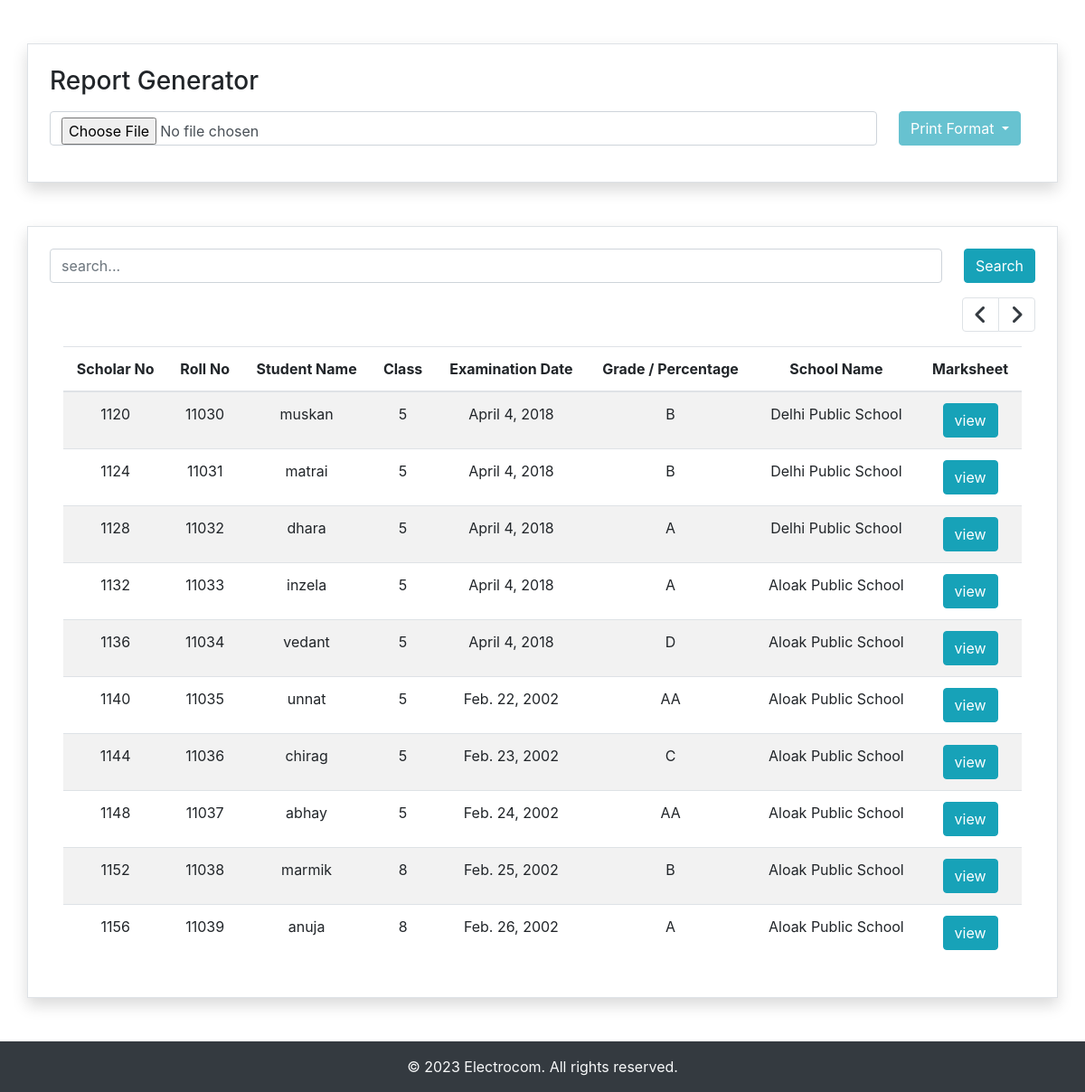
/?page=4, run on the app's committed database.
### app/models.py (models this page shows, shortened)
class Marksheet(models.Model):
    id = models.AutoField(primary_key=True, editable=False)
    student = models.ForeignKey(StudentDetail, on_delete=models.CASCADE)
    marks = models.ForeignKey(StudentMark, on_delete=models.CASCADE)
    marksheet_id = models.CharField(max_length=20, default="")
    total_grade = models.CharField(max_length=3, default="")
    examination_date = models.DateField()
    result = models.CharField(max_length=10, default="")
    shreni = models.CharField(max_length=10, default="")
    percentage = models.CharField(max_length=10, default="")
    report_card = models.FileField(upload_to='pdf_files/', max_length=255, default=None, null=True)

class StudentDetail(models.Model):
    id = models.AutoField(primary_key=True, editable=False)
    school = models.ForeignKey(SchoolDetail, on_delete=models.CASCADE)
    scholar_no = models.CharField(max_length=20)
    roll_no = models.CharField(max_length=100)
    student_name = models.CharField(max_length=100)
    father_name = models.CharField(max_length=100)
    mother_name = models.CharField(max_length=100)
    dob = models.DateField()
    student_class = models.CharField(max_length=10)
    swayam_pathi = models.CharField(max_length=10, default="")

class SchoolDetail(models.Model):
    id = models.AutoField(primary_key=True, editable=False)
    school_name = models.CharField(max_length=255)
    district = models.CharField(max_length=255)
    block = models.CharField(max_length=255)
    examination_center_code = models.CharField(max_length=15)
    school_dice_code = models.CharField(max_length=255)      # dice code

### app/views.py (the view, shortened to what this page needs)
# urls.py: path('', views.index, name="index"),
def index(request):
    all_marksheets = Marksheet.objects.all()
    paginator = Paginator(all_marksheets, 10)
    page_number = request.GET.get("page")
    data = paginator.get_page(page_number)
    params = {'details': data}
    return render(request, "index.html", params)

### templates/index.html (shortened to what this page needs)
{% extends 'base.html' %}
{% block content %}
    <div class="container mt-5 p-4 shadow border">
        <h3>Report Generator</h3>
        <form  method="post" enctype="multipart/form-data">
            <div class="d-flex align-items-center my-3">
                <input class="form-control w-100 mr-4" type="file" name="csv_file" id="csv_file" accept=".csv">
                <div class="dropdown mr-3">
                    <button id="dropdown-button" class="btn btn-info dropdown-toggle" type="button" data-toggle="dropdown"> Print Format </button>
                </div>
            </div>
        </form>
    </div>
    {% if details %}
    <div class="container my-5 p-4 shadow border">
        <div class="row">
            <div class="col-md-12">
                <form action="{% url 'app:search' %}" method="get">
                    <div class="d-flex">
                        <input class="input-sm form-control mr-4 " type="text" name="search" id="search" placeholder="search...">
                        <button class="btn btn-info" type="submit">Search</button>
                    </div>
                </form>
                <div class="d-flex justify-content-end mt-3">
                    <div>
                        <ul class="pagination">
                        {% if details.has_previous %}
                            <li class="page-item"> <a class="page-link text-dark" href="/?page={{details.previous_page_number}}" tabindex="-1"><i class="fa-solid fa-angle-left fa-xl"></i></a> </li>
                        {% endif %}
                        {% if details.has_next %}
                        <li class="page-item"> <a class="page-link text-dark" href="/?page={{ details.next_page_number }}"><i class="fa-solid fa-angle-right fa-xl"></i></a> </li>
                        {% endif %}
                        </ul>
                    </div>
                </div>
                <div class="container">
                    <table class="table table-striped">
                        {% if details %}
                            <thead class="text-center">
                                <tr>
                                    <th>Scholar No</th>
                                    <th>Roll No</th>
                                    <th>Student Name</th>
                                    <th>Class</th>
                                    <th>Examination Date</th>
                                    <th>Grade / Percentage</th>
                                    <th>School Name</th>
                                    <th>Marksheet</th>
                                </tr>
                            </thead>
                        {% endif %}
                        <tbody class="text-center">
                            {% for row in details %}
                                <tr>
                                    <td>{{ row.student.scholar_no }}</td>
                                    <td>{{ row.student.roll_no }}</td>
                                    <td>{{ row.student.student_name }}</td>
                                    <td>{{ row.student.student_class }}</td>
                                    <td>{{ row.examination_date }}</td>
                                    {% if row.total_grade %}
                                        <td>{{ row.total_grade }}</td>
                                    {% else %}
                                        <td>{{ row.percentage }}</td>
                                    {% endif %}
                                    <td>{{ row.student.school.school_name }}</td>
                                    <td><a class="btn btn-info" href="{{row.report_card.url}}" target="_blank">view</a></td>
                                </tr>
                            {% endfor %}
                        </tbody>
                    </table>
                </div>
            </div>
        </div>
    </div>
    {% endif %}
    <footer class="bg-dark text-light py-3" style="margin-top: auto;">
        <div class="container text-center">
          <p class="m-0">&copy; <span id="year"></span> Electrocom. All rights reserved.</p>
        </div>
      </footer>
{% endblock %}

### data on the page
Marksheet: student.scholar_no "1120", student.roll_no "11030", student.student_name "muskan", student.student_class "5", examination_date "April 4, 2018", total_grade "B", student.school.school_name "Delhi Public School"
Marksheet: student.scholar_no "1124", student.roll_no "11031", student.student_name "matrai", student.student_class "5", examination_date "April 4, 2018", total_grade "B", student.school.school_name "Delhi Public School"
Marksheet: student.scholar_no "1128", student.roll_no "11032", student.student_name "dhara", student.student_class "5", examination_date "April 4, 2018", total_grade "A", student.school.school_name "Delhi Public School"
Marksheet: student.scholar_no "1132", student.roll_no "11033", student.student_name "inzela", student.student_class "5", examination_date "April 4, 2018", total_grade "A", student.school.school_name "Aloak Public School"
Marksheet: student.scholar_no "1136", student.roll_no "11034", student.student_name "vedant", student.student_class "5", examination_date "April 4, 2018", total_grade "D", student.school.school_name "Aloak Public School"
Marksheet: student.scholar_no "1140", student.roll_no "11035", student.student_name "unnat", student.student_class "5", examination_date "Feb. 22, 2002", total_grade "AA", student.school.school_name "Aloak Public School"
Marksheet: student.scholar_no "1144", student.roll_no "11036", student.student_name "chirag", student.student_class "5", examination_date "Feb. 23, 2002", total_grade "C", student.school.school_name "Aloak Public School"
Marksheet: student.scholar_no "1148", student.roll_no "11037", student.student_name "abhay", student.student_class "5", examination_date "Feb. 24, 2002", total_grade "AA", student.school.school_name "Aloak Public School"
Marksheet: student.scholar_no "1152", student.roll_no "11038", student.student_name "marmik", student.student_class "8", examination_date "Feb. 25, 2002", total_grade "B", student.school.school_name "Aloak Public School"
Marksheet: student.scholar_no "1156", student.roll_no "11039", student.student_name "anuja", student.student_class "8", examination_date "Feb. 26, 2002", total_grade "A", student.school.school_name "Aloak Public School"
